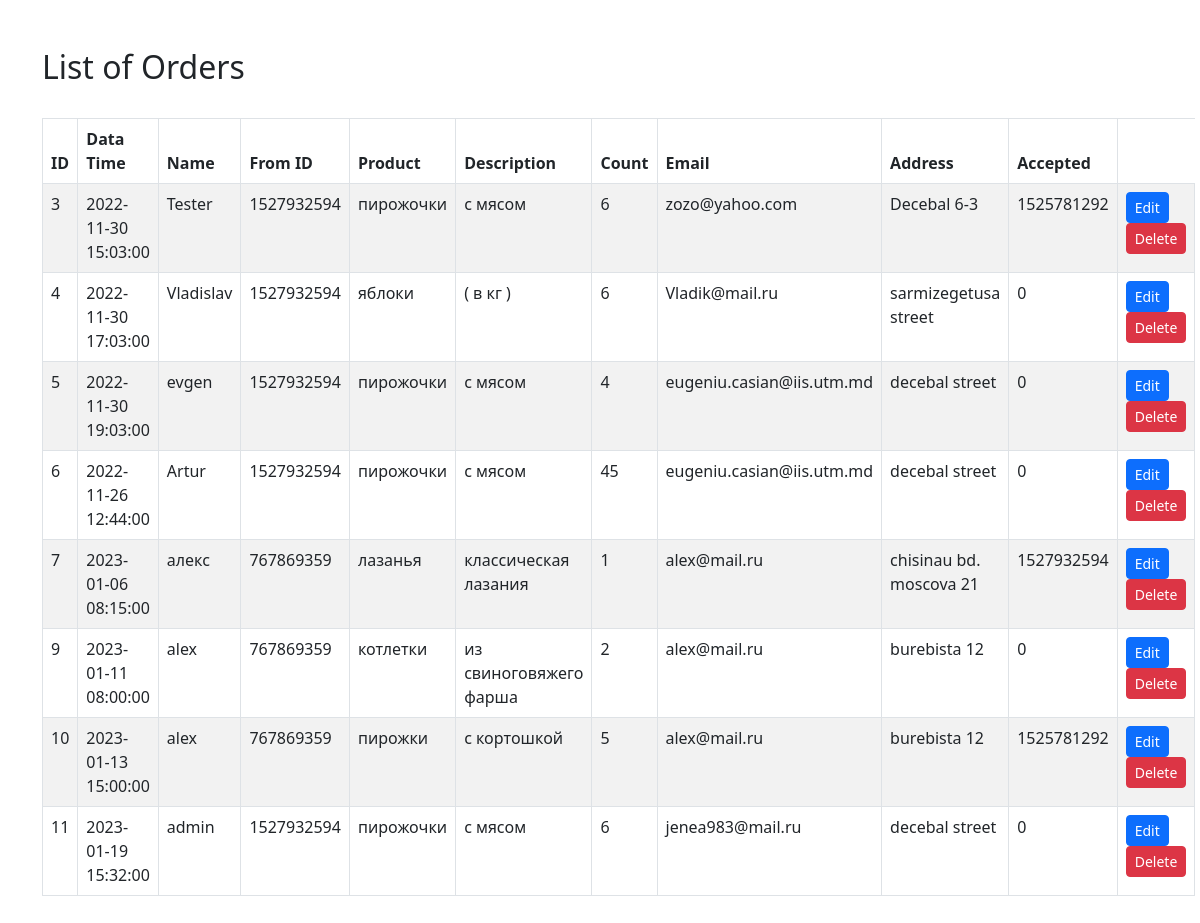
Screenshot of /assets/php-crud/order-index.php (signed in) with the database file from the repository.
### tables this page shows
CREATE TABLE `orders` (
  `id_order` int(11) NOT NULL,
  `time_date` timestamp NOT NULL DEFAULT current_timestamp(),
  `name` varchar(255) NOT NULL,
  `from_id` int(255) NOT NULL,
  `product` varchar(255) NOT NULL,
  `description` varchar(255) NOT NULL,
  `count` int(255) NOT NULL,
  `email` varchar(255) NOT NULL,
  `address` varchar(255) NOT NULL,  
  `accepted` int(255) DEFAULT NULL
);

### assets/php-crud/order-index.php (the view, shortened to what this page needs)
<!DOCTYPE html>
<html lang="en">
<head>
	<link rel="stylesheet" type="text/css" href="https://cdn.jsdelivr.net/npm/bootstrap@5.2.2/dist/css/bootstrap.min.css">
</head>
<body>
	<div class="container my-5">
		<h2>List of Orders</h2>
		<br>
		<table class="table table-bordered table-striped">
			<thead>
				<tr>
					<th>ID</th>
					<th>Data Time</th>
					<th>Name</th>
					<th>From ID</th>
					<th>Product</th>
					<th>Description</th>
					<th>Count</th>
                    <th>Email</th>
                    <th>Address</th>
                    <th>Accepted</th>
				</tr>
			</thead>
			<tbody>
				<?php
				include_once "../php/config.php";
				$sql = "SELECT * FROM orders";
				$result = $conn->query($sql);
				while($row = $result->fetch_assoc()){
					echo "
					<tr>
						<td>$row[id_order]</td>
						<td>$row[time_date]</td>
						<td>$row[name]</td>
						<td>$row[from_id]</td>
						<td>$row[product]</td>
						<td>$row[description]</td>
						<td>$row[count]</td>
                        <td>$row[email]</td>
                        <td>$row[address]</td>
                        <td>$row[accepted]</td>
						<td>
							<a class='btn btn-primary btn-sm' href='../php-crud/order-edit.php?id_order=$row[id_order]'> Edit </a>
							<a class='btn btn-danger btn-sm' href='../php-crud/order-delete.php?id_order=$row[id_order]''> Delete </a>
						</td>
					</tr>
					";
				}
				?>
			</tbody>
		</table>
	</div>
</body>
</html>

### rows the page displays
orders: id_order "3", time_date "2022-11-30 15:03:00", name "Tester", from "1527932594", product "пирожочки", description "с мясом", count "6", email "zozo@yahoo.com", address "Decebal 6-3", accepted "1525781292"
orders: id_order "4", time_date "2022-11-30 17:03:00", name "Vladislav", from "1527932594", product "яблоки", description "( в кг )", count "6", email "Vladik@mail.ru", address "sarmizegetusa street", accepted "0"
orders: id_order "5", time_date "2022-11-30 19:03:00", name "evgen", from "1527932594", product "пирожочки", description "с мясом", count "4", email "eugeniu.casian@iis.utm.md", address "decebal street", accepted "0"
orders: id_order "6", time_date "2022-11-26 12:44:00", name "Artur", from "1527932594", product "пирожочки", description "с мясом", count "45", email "eugeniu.casian@iis.utm.md", address "decebal street", accepted "0"
orders: id_order "7", time_date "2023-01-06 08:15:00", name "алекс", from "767869359", product "лазанья", description "классическая лазания", count "1", email "alex@mail.ru", address "chisinau bd. moscova 21", accepted "1527932594"
orders: id_order "9", time_date "2023-01-11 08:00:00", name "alex", from "767869359", product "котлетки", description "из свиноговяжего фарша", count "2", email "alex@mail.ru", address "burebista 12", accepted "0"
orders: id_order "10", time_date "2023-01-13 15:00:00", name "alex", from "767869359", product "пирожки", description "с кортошкой", count "5", email "alex@mail.ru", address "burebista 12", accepted "1525781292"
orders: id_order "11", time_date "2023-01-19 15:32:00", name "admin", from "1527932594", product "пирожочки", description "с мясом", count "6", email "jenea983@mail.ru", address "decebal street", accepted "0"
